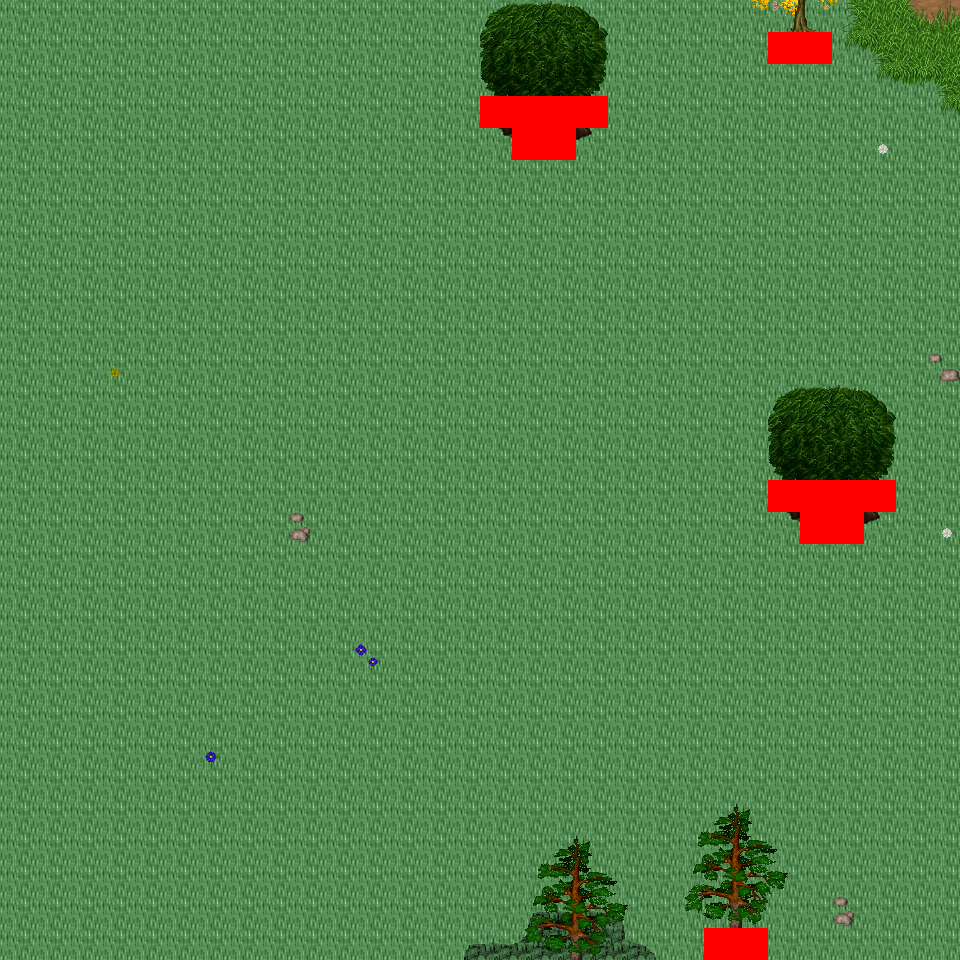

Below is a game level as drawn by its tile map, then a one-line description and the .tmx that defines it (tile-layer data replaced by summaries):
An orthogonal 30x30 tile map with 32x32 px tiles, 6 tile layers (Ground, Object, Object2, Above, ...), 27 tilesets and 5 objects (5x mapExit).

<map version="1.0" orientation="orthogonal" renderorder="right-down" width="30" height="30" tilewidth="32" tileheight="32" nextobjectid="6">
  <tileset firstgid="1" name="tileset_logic_collision" tilewidth="32" tileheight="32" tilecount="1" columns="1">
    <image source="../drawable/tileset_logic_collision.png" width="32" height="32" />
  </tileset>
  <tileset firstgid="2" name="tileset_terrain_grassland" tilewidth="32" tileheight="32" tilecount="88" columns="8">
    <image source="../drawable/tileset_terrain_grassland.png" width="256" height="352" />
  </tileset>
  <tileset firstgid="90" name="tileset_ground_ground" tilewidth="32" tileheight="32" tilecount="33" columns="3">
    <image source="../drawable/tileset_ground_ground.png" width="96" height="352" />
  </tileset>
  <tileset firstgid="123" name="tileset_plant_tree_tree_darkgreen" tilewidth="32" tileheight="32" tilecount="88" columns="8">
    <image source="../drawable/tileset_plant_tree_tree_darkgreen.png" width="256" height="352" />
  </tileset>
  <tileset firstgid="211" name="tileset_logic_item_resources" tilewidth="32" tileheight="32" tilecount="6" columns="6">
    <image source="../drawable/tileset_logic_item_resources.png" width="192" height="32" />
  </tileset>
  <tileset firstgid="217" name="tileset_logic_creature_animal" tilewidth="32" tileheight="32" tilecount="32" columns="8">
    <image source="../drawable/tileset_logic_creature_animal.png" width="256" height="128" />
  </tileset>
  <tileset firstgid="249" name="tileset_plant_flower_daisy_white" tilewidth="32" tileheight="32" tilecount="8" columns="2">
    <image source="../drawable/tileset_plant_flower_daisy_white.png" width="64" height="128" />
  </tileset>
  <tileset firstgid="257" name="tileset_plant_flower_daisy_yellow" tilewidth="32" tileheight="32" tilecount="8" columns="2">
    <image source="../drawable/tileset_plant_flower_daisy_yellow.png" width="64" height="128" />
  </tileset>
  <tileset firstgid="265" name="tileset_plant_flower_daisy_red" tilewidth="32" tileheight="32" tilecount="8" columns="2">
    <image source="../drawable/tileset_plant_flower_daisy_red.png" width="64" height="128" />
  </tileset>
  <tileset firstgid="273" name="tileset_plant_flower_daisy_blue" tilewidth="32" tileheight="32" tilecount="8" columns="2">
    <image source="../drawable/tileset_plant_flower_daisy_blue.png" width="64" height="128" />
  </tileset>
  <tileset firstgid="281" name="tileset_ground_grass_edges" tilewidth="32" tileheight="32" tilecount="36" columns="12">
    <image source="../drawable/tileset_ground_grass_edges.png" width="384" height="96" />
  </tileset>
  <tileset firstgid="317" name="tileset_ground_grass_corners" tilewidth="32" tileheight="32" tilecount="24" columns="6">
    <image source="../drawable/tileset_ground_grass_corners.png" width="192" height="128" />
  </tileset>
  <tileset firstgid="341" name="tileset_ground_grass_2" tilewidth="32" tileheight="32" tilecount="21" columns="3">
    <image source="../drawable/tileset_ground_grass_2.png" width="96" height="224" />
  </tileset>
  <tileset firstgid="362" name="tileset_plant_tree_fall_trees" tilewidth="32" tileheight="32" tilecount="40" columns="8">
    <image source="../drawable/tileset_plant_tree_fall_trees.png" width="256" height="160" />
  </tileset>
  <tileset firstgid="402" name="tileset_plant_tree_pine_tree" tilewidth="32" tileheight="32" tilecount="20" columns="4">
    <image source="../drawable/tileset_plant_tree_pine_tree.png" width="128" height="160" />
  </tileset>
  <tileset firstgid="422" name="tileset_plant_bush_large_green" tilewidth="32" tileheight="32" tilecount="9" columns="3">
    <image source="../drawable/tileset_plant_bush_large_green.png" width="96" height="96" />
  </tileset>
  <tileset firstgid="431" name="tileset_ground_rock_pebbles" tilewidth="32" tileheight="32" tilecount="3" columns="1">
    <image source="../drawable/tileset_ground_rock_pebbles.png" width="32" height="96" />
  </tileset>
  <tileset firstgid="434" name="tileset_plant_leaves" tilewidth="32" tileheight="32" tilecount="8" columns="4">
    <image source="../drawable/tileset_plant_leaves.png" width="128" height="64" />
  </tileset>
  <tileset firstgid="442" name="tileset_logic_portal" tilewidth="32" tileheight="32" tilecount="24" columns="8">
    <image source="../drawable/tileset_logic_portal.png" width="256" height="96" />
  </tileset>
  <tileset firstgid="466" name="tileset_logic_creature_human_evil" tilewidth="32" tileheight="32" tilecount="10" columns="10">
    <image source="../drawable/tileset_logic_creature_human_evil.png" width="256" height="64" />
  </tileset>
  <tileset firstgid="476" name="tileset_terrain_cave_opening" tilewidth="32" tileheight="32" tilecount="12" columns="3">
    <image source="../drawable/tileset_terrain_cave_opening.png" width="96" height="128" />
  </tileset>
  <tileset firstgid="488" name="tileset_ground_ladder_vertical_dark" tilewidth="32" tileheight="32" tilecount="3" columns="3">
    <image source="../drawable/tileset_ground_ladder_vertical_dark.png" width="96" height="32" />
  </tileset>
  <tileset firstgid="491" name="tileset_ground_rock_large_boulder" tilewidth="32" tileheight="32" tilecount="9" columns="3">
    <image source="../drawable/tileset_ground_rock_large_boulder.png" width="96" height="96" />
  </tileset>
  <tileset firstgid="500" name="tileset_item_blood_floor_stains_2" tilewidth="32" tileheight="32" tilecount="4" columns="2">
    <image source="../drawable/tileset_item_blood_floor_stains_2.png" width="64" height="64" />
  </tileset>
  <tileset firstgid="504" name="tileset_item_blood_floor_stain-safe" tilewidth="32" tileheight="32" tilecount="1" columns="1">
    <image source="../drawable/tileset_item_blood_floor_stain-safe.png" width="32" height="32" />
  </tileset>
  <tileset firstgid="505" name="tileset_ground_tall_grass" tilewidth="32" tileheight="32" tilecount="15" columns="5">
    <image source="../drawable/tileset_ground_tall_grass.png" width="160" height="96" />
  </tileset>
  <tileset firstgid="520" name="tileset_logic_creature_reptile" tilewidth="32" tileheight="32" tilecount="7" columns="7">
    <image source="../drawable/tileset_logic_creature_reptile.png" width="224" height="32" />
  </tileset>
  <layer name="Ground" width="30" height="30">
    <data>[900 cells, 900 non-empty, 3 distinct tile ids]</data>
  </layer>
  <layer name="Object" width="30" height="30">
    <data>[900 cells, 40 non-empty, 27 distinct tile ids]</data>
  </layer>
  <layer name="Object2" width="30" height="30">
    <data>[900 cells, 19 non-empty, 13 distinct tile ids]</data>
  </layer>
  <layer name="Above" width="30" height="30">
    <data>[900 cells, 54 non-empty, 29 distinct tile ids]</data>
  </layer>
  <layer name="Above2" width="30" height="30">
    <data>[900 cells, 0 non-empty, 0 distinct tile ids]</data>
  </layer>
  <layer name="Walkable" width="30" height="30">
    <data>[900 cells, 16 non-empty, 1 distinct tile ids]</data>
  </layer>
  <objectgroup name="MapEvents">
    <object id="1" name="north" type="mapExit" x="0" y="0" width="960" height="32">
      <properties>
        <property name="map" value="level_0_x2_y9" />
        <property name="x" value="0" />
        <property name="y" value="28" />
      </properties>
    </object>
    <object id="2" name="south" type="mapExit" x="0" y="928" width="704" height="32">
      <properties>
        <property name="map" value="level_0_x2_y11" />
        <property name="x" value="0" />
        <property name="y" value="1" />
      </properties>
    </object>
    <object id="3" name="south2" type="mapExit" x="768" y="928" width="192" height="32">
      <properties>
        <property name="map" value="level_0_x2_y11" />
        <property name="x" value="24" />
        <property name="y" value="1" />
      </properties>
    </object>
    </objectgroup>
</map>
<!-- 2 of 5 objects omitted -->
